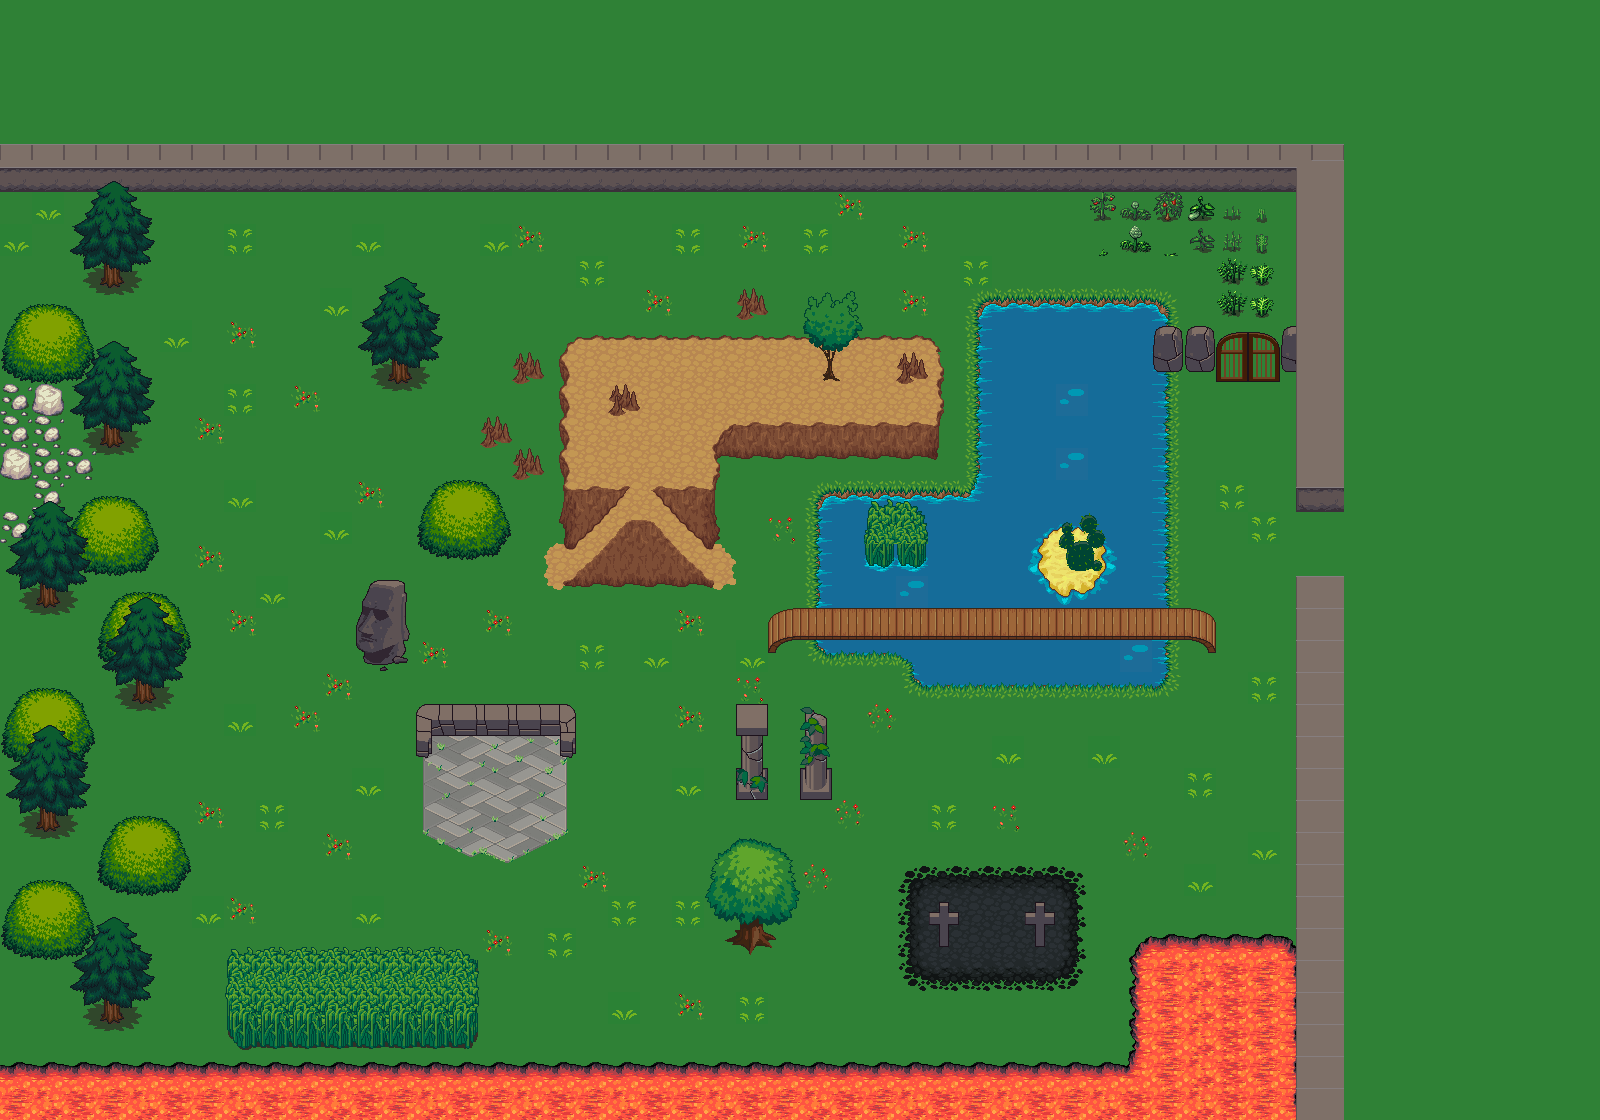

This game map was drawn from its Tiled (.tmx) file and the tilesets committed beside it. A one-line description and the trimmed map source follow:
An orthogonal 50x35 tile map with 32x32 px tiles, 5 tile layers (groundLayer1, groundLayer2, backgroundLayer1, backgroundLayer2, ...) and 82 objects (20x coin, player, door, key).

<map version="1.2" tiledversion="1.2.4" orientation="orthogonal" renderorder="right-up" width="50" height="35" tilewidth="32" tileheight="32" infinite="0" nextlayerid="16" nextobjectid="100">
 <tileset firstgid="1" source="terrain_atlas.tsx" />
 <layer id="11" name="groundLayer1" width="50" height="35">
  <data>[1750 cells, 1750 non-empty, 1 distinct tile ids]</data>
 </layer>
 <layer id="12" name="groundLayer2" width="50" height="35">
  <data>[1750 cells, 452 non-empty, 113 distinct tile ids]</data>
 </layer>
 <layer id="13" name="backgroundLayer1" width="50" height="35">
  <data>[1750 cells, 226 non-empty, 65 distinct tile ids]</data>
 </layer>
 <layer id="14" name="backgroundLayer2" width="50" height="35">
  <data>[1750 cells, 112 non-empty, 24 distinct tile ids]</data>
 </layer>
 <layer id="15" name="foregroundLayer" width="50" height="35">
  <data>[1750 cells, 138 non-empty, 45 distinct tile ids]</data>
 </layer>
 <objectgroup id="10" name="PhysicsLayer">
  <object id="1" x="418" y="705" width="15.5" height="49" />
  <object id="2" x="561" y="705" width="13.5" height="50" />
  <object id="3" x="418.5" y="705.5" width="143.5" height="30" />
  <object id="4" x="735" y="928" width="33.5" height="24.5" />
  <object id="7" x="441" y="482.5" width="43.5" height="73.5" />
  <object id="8" x="426.5" y="506.5" width="73" height="47.5" />
  <object id="9" x="566" y="584">
   <polygon points="0,0 145.5,0.5 86.5,-61.5 65.5,-62" />
  </object>
  <object id="10" x="564" y="489">
   <polygon points="0,0 61,0 2,57" />
  </object>
  <object id="11" x="655.5" y="489.5">
   <polygon points="0,0 57.5,-0.5 56.5,55.5" />
  </object>
  <object id="13" x="563" y="486.5">
   <polygon points="0,0 -2,-151.5 3,-151.5 3.5,-0.5" />
  </object>
  <object id="14" x="569" y="336.5">
   <polygon points="0,0 366,-1 365.5,0 1,3.5" />
  </object>
  <object id="15" x="936" y="342.5">
   <polygon points="0,0 -0.5,80 -3,80" />
  </object>
  <object id="22" x="610" y="388" width="28" height="25" />
  <object id="23" x="898" y="353" width="28" height="30" />
  <object id="24" x="821" y="496" width="345" height="109" />
  <object id="25" x="980" y="303" width="186" height="190" />
  <object id="30" x="818.5" y="641">
   <polygon points="0,0 347.5,-0.5 347.5,17 11,13" />
  </object>
  <object id="31" x="905" y="659.5">
   <polygon points="0,0 15,23.5 252,25.5 262,-1.5" />
  </object>
  <object id="32" x="712.5" y="447.5" width="5" height="39.5" />
  <object id="33" x="716.5" y="444">
   <polygon points="0,0 17.5,-19 218,-22.5 219,14.5 3.5,12" />
  </object>
  <object id="34" x="736.5" y="768" width="30.5" height="31.5" />
  <object id="35" x="800.5" y="769" width="30" height="30" />
  <object id="36" x="356" y="642.5">
   <polygon points="-1,-1.5 9,21 42.5,21.5 51,-2" />
  </object>
  <object id="37" x="785.333" y="605.33" width="36.3333" height="2.33333" />
  <object id="41" x="97.5" y="993.5" width="31.5" height="31" />
  <object id="42" x="97" y="418" width="31.5" height="30.5" />
  <object id="43" x="17.5" y="321.5" width="60.5" height="55" />
  <object id="44" x="97.5" y="257" width="29.5" height="29.5" />
  <object id="46" x="386" y="352.5" width="31" height="32" />
  <object id="47" x="33" y="576.5" width="31.5" height="30.5" />
  <object id="48" x="129" y="673.5" width="30.5" height="29.5" />
  <object id="49" x="33" y="800" width="31" height="30.5" />
  <object id="50" x="90" y="500.75" width="43.5" height="73.5" />
  <object id="51" x="75.5" y="524.75" width="73" height="47.5" />
  <object id="52" x="120" y="597.75" width="43.5" height="73.5" />
  <object id="53" x="105.5" y="621.75" width="73" height="47.5" />
  <object id="54" x="24" y="692.75" width="43.5" height="73.5" />
  <object id="55" x="9.5" y="716.75" width="73" height="47.5" />
  <object id="56" x="120" y="822.25" width="43.5" height="73.5" />
  <object id="57" x="105.5" y="846.25" width="73" height="47.5" />
  <object id="58" x="23.5" y="886.25" width="43.5" height="73.5" />
  <object id="59" x="9" y="910.25" width="73" height="47.5" />
  <object id="60" x="-1" y="1056" width="1132" height="23" />
  <object id="61" x="1129" y="933" width="163" height="123" />
  <object id="62" x="1295" y="578" width="48" height="548" />
  <object id="63" x="1296.67" y="144.67" width="46.6667" height="366" />
  <object id="64" x="1.13687e-13" y="144" width="1296" height="46.6667" />
  <object id="65" x="2.66667" y="384" width="88.6667" height="158.667" />
  <object id="67" x="0" y="189" width="5" height="866" />
  <object id="68" x="816.667" y="352" width="24.6667" height="29.6667" />
  <object id="69" x="738" y="287.33" width="28.6667" height="30.6667" />
  <object id="70" x="513.333" y="351.33" width="28.6667" height="30.6667" />
  <object id="71" x="480.667" y="416.67" width="30.6667" height="30" />
  <object id="72" x="514" y="448.67" width="28.6667" height="29.3333" />
  <object id="73" x="1151.5" y="350.5" width="145" height="32" />
  <object id="74" x="1152" y="321" width="143.5" height="29.5" />
  <object id="75" x="1153" y="191" width="30.5" height="31" />
  <object id="98" x="928.333" y="902" width="30.3333" height="45.6667" />
  <object id="99" x="1023.67" y="901.67" width="30.3333" height="46" />
 </objectgroup>
 <objectgroup id="9" name="ObjectLayer">
  <object id="21" name="player" x="607.333" y="767.33" width="38" height="37.3333" />
  <object id="76" name="door" x="1295.5" y="511" width="47.5" height="65.5" />
  <object id="77" name="key" x="1240" y="203.5" width="42.5" height="37" />
  <object id="78" name="coin" x="912" y="609" width="26" height="26" />
  <object id="79" name="coin" x="943" y="609" width="26" height="26" />
  <object id="80" name="coin" x="973.5" y="609" width="26" height="26" />
  <object id="81" name="coin" x="855.667" y="355.67" width="26" height="26" />
  <object id="82" name="coin" x="837" y="387.67" width="26" height="26" />
  <object id="83" name="coin" x="870.333" y="388.33" width="26" height="26" />
  <object id="84" name="coin" x="771" y="772.33" width="26" height="26" />
  <object id="85" name="coin" x="23" y="1008.33" width="26" height="26" />
  <object id="86" name="coin" x="29" y="215" width="26" height="26" />
  <object id="87" name="coin" x="579.667" y="259.67" width="26" height="26" />
  <object id="88" name="coin" x="994.333" y="195.67" width="26" height="26" />
  <object id="89" name="coin" x="994.333" y="227" width="26" height="26" />
  <object id="90" name="coin" x="994.333" y="261" width="26" height="26" />
  <object id="91" name="coin" x="945.667" y="459.67" width="26" height="26" />
  <object id="92" name="coin" x="1257" y="532.33" width="26" height="26" />
  <object id="93" name="coin" x="1233.67" y="391" width="26" height="26" />
  <object id="94" name="coin" x="976.333" y="943" width="26" height="26" />
  <object id="95" name="coin" x="977" y="913.67" width="26" height="26" />
  <object id="96" name="coin" x="467" y="774.33" width="26" height="26" />
  <object id="97" name="coin" x="499" y="774.33" width="26" height="26" />
 </objectgroup>
</map>
